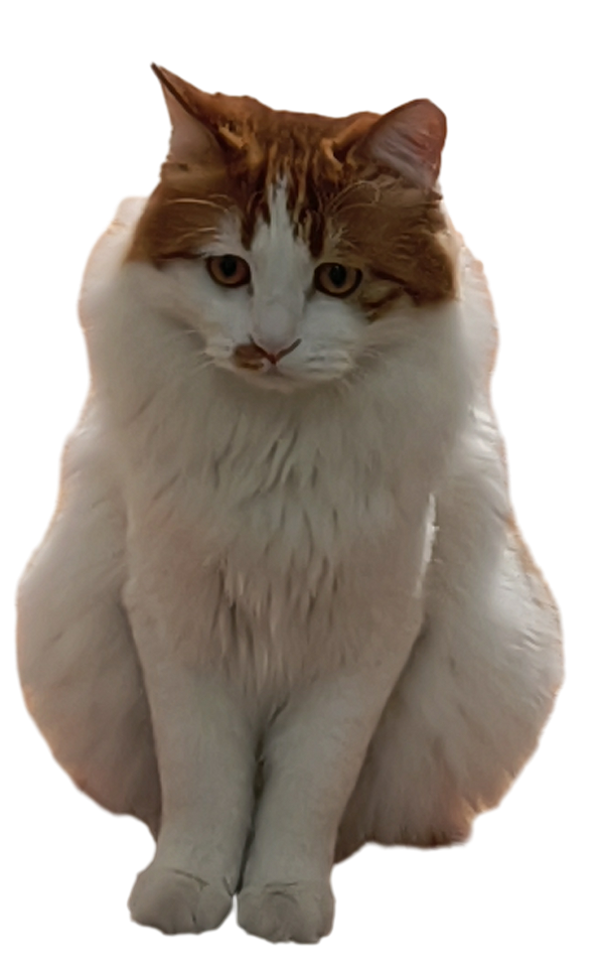
#> input picture cat.png, 600 x 976 px
$ jupyter execute --allow-errors wordcloud.ipynb   (shell and % lines are left out)
#> lines starting #> are read from the running program, lines starting #| are printed output that depends on the picture; after the words box and inside, x2 and y2 are one past the last pixel; in counts of white or black regions, pixels touching at a corner belong together
[cell 1]
import numpy as np
from PIL import Image
rawimage = Image.open('cat.png').convert("L")
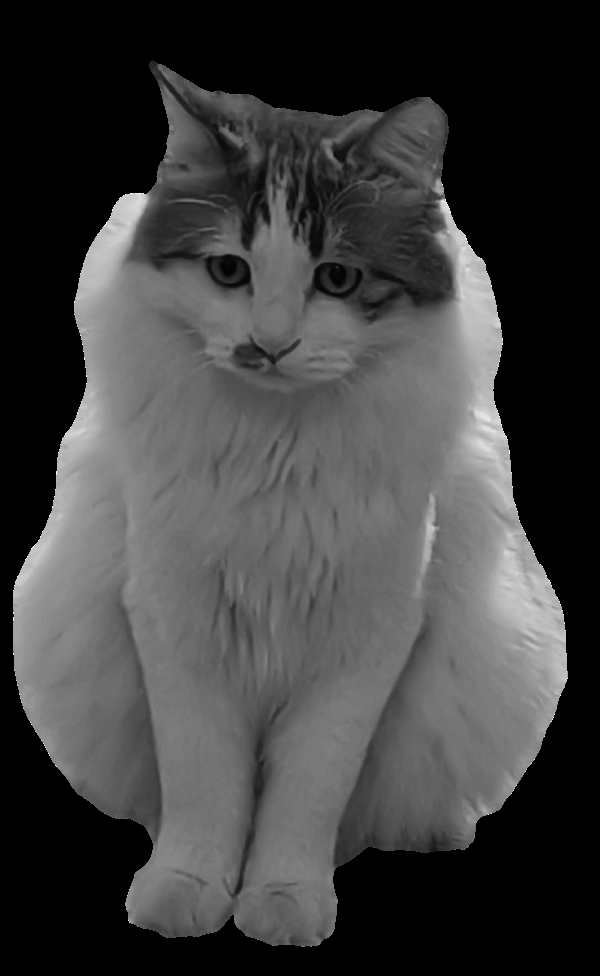
#> rawimage: PIL image 600x976 L; min 0, max 255, mean 62.5
threshold = 0
image = rawimage.point(lambda p: 0 if p > threshold else 255)
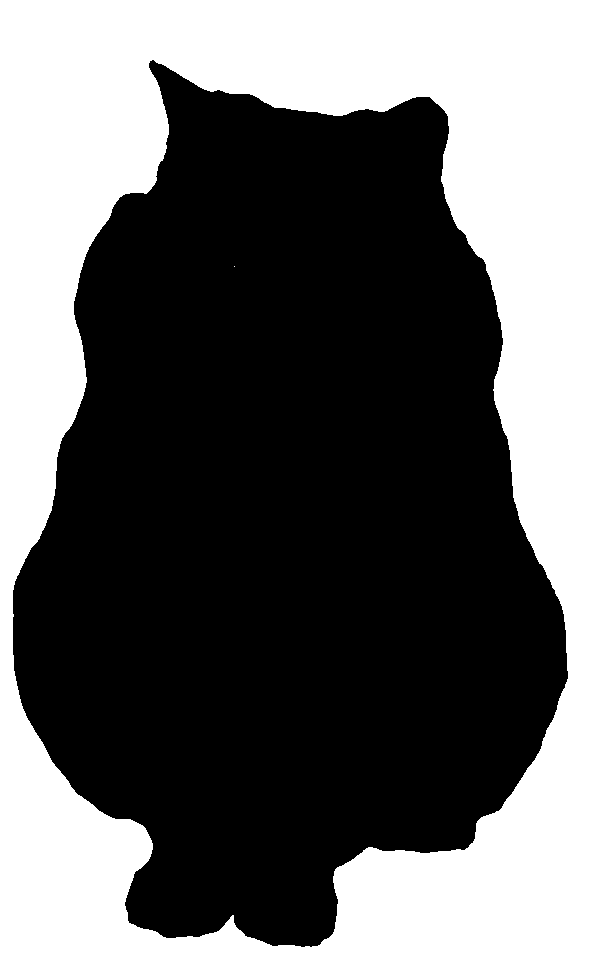
#> image: PIL image 600x976 L; 41.6% white; 2 white regions (1 under 20 px), largest, box (x1, y1, x2, y2) and area: (0, 0, 600, 976) 243325
mask = np.array(image)

[cell 2]
import numpy as np
from PIL import Image
mask = np.array(Image.open('dragon.jpg'));
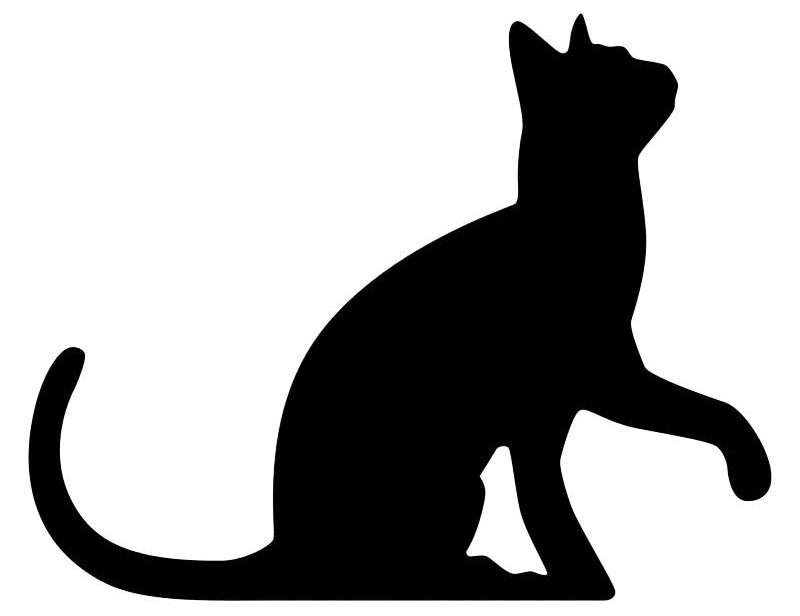
#> input picture dragon.jpg, 800 x 616 px
#> mask is the input picture: shape (616, 800, 3); min 0, max 255, mean 174
